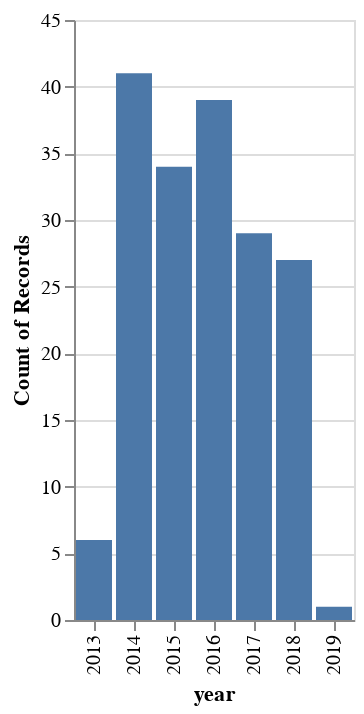

Notebook code cell kept with this figure:
### Code cell
vl"""{
  "data": {
    "name": "source"
  },
  "mark": "bar",
  "encoding": {
    "x": {
      "field": "year",
      "type": "nominal"
    },
    "y": {
      "aggregate": "count",
      "field": "*",
      "type": "quantitative"
    }
  },
  "config": {
    "overlay": {
      "line": true
    },
    "scale": {
      "useUnaggregatedDomain": true
    }
  }
}"""(small_data)

### Figure 1 — Vega-Lite specification as saved in the notebook (floating-point values rounded to 4 significant figures; data arrays with more than 128 entries replaced by an {"elided": "..."} marker saying what was removed)
{"config": {"overlay": {"line": true}, "scale": {"useUnaggregatedDomain": true}}, "data": {"values": {"elided": "177 records"}}, "encoding": {"x": {"field": "year", "type": "nominal"}, "y": {"aggregate": "count", "field": "*", "type": "quantitative"}}, "mark": "bar"}
